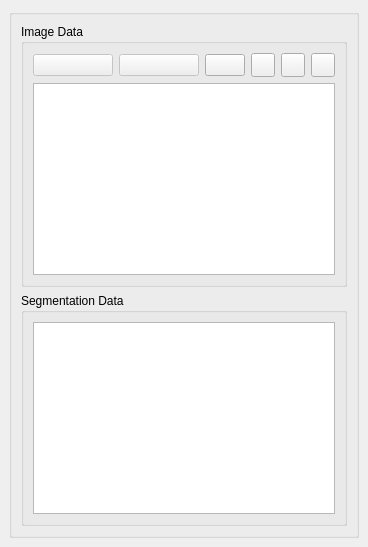
  <widget class="QDockWidget" name="dataDockWidget">
   <property name="windowTitle">
    <string>Data Manager</string>
   </property>
   <attribute name="dockWidgetArea">
    <number>1</number>
   </attribute>
   <widget class="QWidget" name="dockWidgetContents">
    <layout class="QVBoxLayout" name="verticalLayout_7">
     <item>
      <widget class="QGroupBox" name="imageManagerGroup">
       <property name="sizePolicy">
        <sizepolicy hsizetype="Expanding" vsizetype="Expanding">
         <horstretch>0</horstretch>
         <verstretch>0</verstretch>
        </sizepolicy>
       </property>
       <property name="minimumSize">
        <size>
         <width>0</width>
         <height>0</height>
        </size>
       </property>
       <layout class="QVBoxLayout" name="verticalLayout_28">
        <item>
         <widget class="QGroupBox" name="groupBox_2">
          <property name="title">
           <string>Image Data</string>
          </property>
          <layout class="QVBoxLayout" name="verticalLayout_5">
           <item>
            <layout class="QHBoxLayout" name="horizontalLayout_2">
             <item>
              <widget class="QPushButton" name="setIsosurfaceButton">
               <property name="enabled">
                <bool>false</bool>
               </property>
               <property name="minimumSize">
                <size>
                 <width>80</width>
                 <height>0</height>
                </size>
               </property>
               <property name="icon">
                <iconset resource="wse.qrc">
                 <normaloff>:/WSE/Resources/prefilter.png</normaloff>:/WSE/Resources/prefilter.png</iconset>
               </property>
              </widget>
             </item>
             <item>
              <widget class="QPushButton" name="setImageMaskButton">
               <property name="enabled">
                <bool>false</bool>
               </property>
               <property name="minimumSize">
                <size>
                 <width>80</width>
                 <height>0</height>
                </size>
               </property>
               <property name="icon">
                <iconset resource="wse.qrc">
                 <normaloff>:/WSE/Resources/cluster.png</normaloff>:/WSE/Resources/cluster.png</iconset>
               </property>
              </widget>
             </item>
             <item>
              <widget class="QPushButton" name="setImageDataButton">
               <property name="toolTip">
                <string>Set the input image data</string>
               </property>
               <property name="statusTip">
                <string>Set the input image data</string>
               </property>
               <property name="icon">
                <iconset resource="wse.qrc">
                 <normaloff>:/WSE/Resources/DataVolume.png</normaloff>:/WSE/Resources/DataVolume.png</iconset>
               </property>
              </widget>
             </item>
             <item>
              <widget class="QToolButton" name="saveImageButton">
               <property name="minimumSize">
                <size>
                 <width>24</width>
                 <height>24</height>
                </size>
               </property>
               <property name="maximumSize">
                <size>
                 <width>24</width>
                 <height>24</height>
                </size>
               </property>
               <property name="toolTip">
                <string>Add</string>
               </property>
               <property name="statusTip">
                <string>Add images</string>
               </property>
               <property name="text">
                <string/>
               </property>
               <property name="icon">
                <iconset resource="wse.qrc">
                 <normaloff>:/WSE/Resources/export.png</normaloff>:/WSE/Resources/export.png</iconset>
               </property>
              </widget>
             </item>
             <item>
              <widget class="QToolButton" name="deleteButton">
               <property name="minimumSize">
                <size>
                 <width>24</width>
                 <height>24</height>
                </size>
               </property>
               <property name="maximumSize">
                <size>
                 <width>24</width>
                 <height>24</height>
                </size>
               </property>
               <property name="toolTip">
                <string>Remove</string>
               </property>
               <property name="statusTip">
                <string>Remove images</string>
               </property>
               <property name="text">
                <string/>
               </property>
               <property name="icon">
                <iconset resource="wse.qrc">
                 <normaloff>:/WSE/Resources/remove.png</normaloff>:/WSE/Resources/remove.png</iconset>
               </property>
              </widget>
             </item>
             <item>
              <widget class="QToolButton" name="addButton">
               <property name="minimumSize">
                <size>
                 <width>24</width>
                 <height>24</height>
                </size>
               </property>
               <property name="maximumSize">
                <size>
                 <width>24</width>
                 <height>24</height>
                </size>
               </property>
               <property name="toolTip">
                <string>Add</string>
               </property>
               <property name="statusTip">
                <string>Add images</string>
               </property>
               <property name="text">
                <string/>
               </property>
               <property name="icon">
                <iconset resource="wse.qrc">
                 <normaloff>:/WSE/Resources/add.png</normaloff>:/WSE/Resources/add.png</iconset>
               </property>
              </widget>
             </item>
            </layout>
           </item>
           <item>
            <widget class="wse::QImageList" name="imageListWidget">
             <property name="sizePolicy">
              <sizepolicy hsizetype="Expanding" vsizetype="Expanding">
               <horstretch>0</horstretch>
               <verstretch>0</verstretch>
              </sizepolicy>
             </property>
             <property name="minimumSize">
              <size>
               <width>100</width>
               <height>60</height>
              </size>
             </property>
             <property name="lineWidth">
              <number>2</number>
             </property>
            </widget>
           </item>
          </layout>
         </widget>
        </item>
        <item>
         <widget class="QGroupBox" name="segmentationDataGroupBox">
          <property name="title">
           <string>Segmentation Data</string>
          </property>
          <layout class="QVBoxLayout" name="verticalLayout_27">
           <item>
            <widget class="wse::QImageList" name="segmentationListWidget">
             <property name="sizePolicy">
              <sizepolicy hsizetype="Expanding" vsizetype="Expanding">
               <horstretch>0</horstretch>
               <verstretch>0</verstretch>
              </sizepolicy>
             </property>
             <property name="minimumSize">
              <size>
               <width>100</width>
               <height>60</height>
              </size>
             </property>
             <property name="lineWidth">
              <number>2</number>
             </property>
            </widget>
           </item>
          </layout>
         </widget>
        </item>
       </layout>
      </widget>
     </item>
    </layout>
   </widget>
  </widget>
